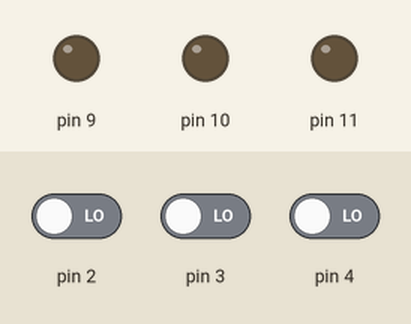
Bench run of a sketch on a simulated Arduino Uno, built with avr-gcc and run on an emulated ATmega328P. Parts: output pins drawn as LEDs (lit = HIGH). The inputs (shaded band) are chosen by the test bench; at power-on: pin 2 LOW, pin 3 LOW, pin 4 LOW.

Above: at 1.2 s.
1.3 s: pin 2 driven HIGH
At 1.7 s:
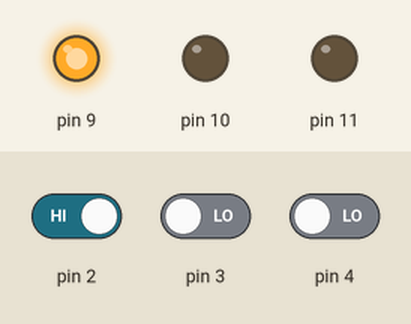
2.8 s: pin 2 driven LOW
At 4.0 s:
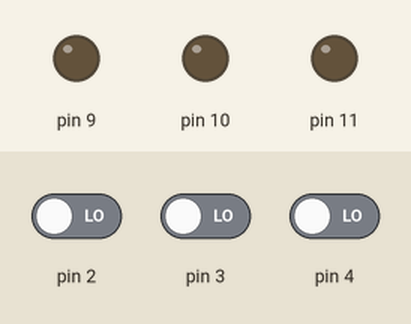
4.3 s: pin 3 driven HIGH
At 5.2 s:
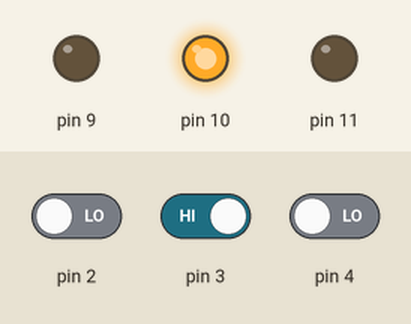
5.8 s: pin 3 driven LOW
At 6.3 s:
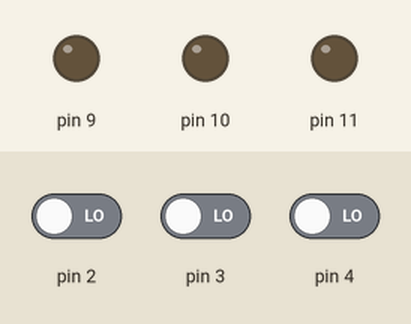
7.3 s: pin 4 driven HIGH
At 8.6 s:
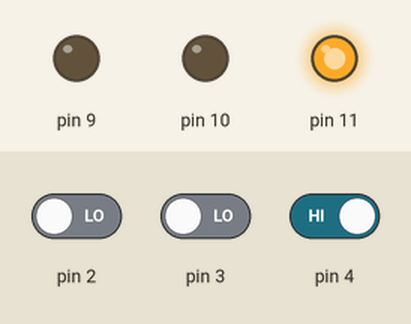
Timing chart, 0 to 9.8 s (numbered marks = the images above; inputs shaded):
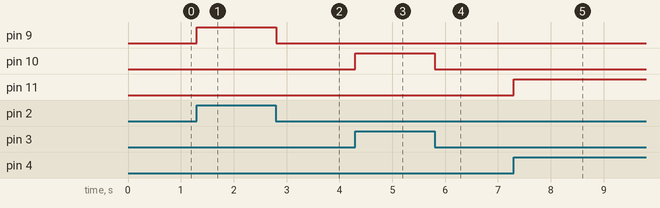

Measured:
- after the input at 1.3 s, pin 9: LOW → HIGH at once
- after the input at 2.8 s, pin 9: HIGH → LOW at once
- after the input at 4.3 s, pin 10: LOW → HIGH at once
- after the input at 5.8 s, pin 10: HIGH → LOW at once
- after the input at 7.3 s, pin 11: LOW → HIGH at once

The sketch:

ex23_63010467.ino
```cpp
void setup() {
  pinMode(2,INPUT);
  pinMode(3,INPUT);
  pinMode(4,INPUT);
  pinMode(9,OUTPUT);
  pinMode(10,OUTPUT);
  pinMode(11,OUTPUT);
  Serial.begin(9600);
}

void loop() {
  if(digitalRead(2) == 1)
  {
   digitalWrite(9,1);
   digitalWrite(10,0);
   digitalWrite(11,0);
  }
  else if(digitalRead(3) == 1)
  {
   digitalWrite(9,0);
   digitalWrite(10,1);
   digitalWrite(11,0);
  }
  else if(digitalRead(4) == 1)
  {
    digitalWrite(9,0);
    digitalWrite(10,0);
    digitalWrite(11,1);
  }
  else
  {
    digitalWrite(9,0);
    digitalWrite(10,0);
    digitalWrite(11,0);
  }
}
```
